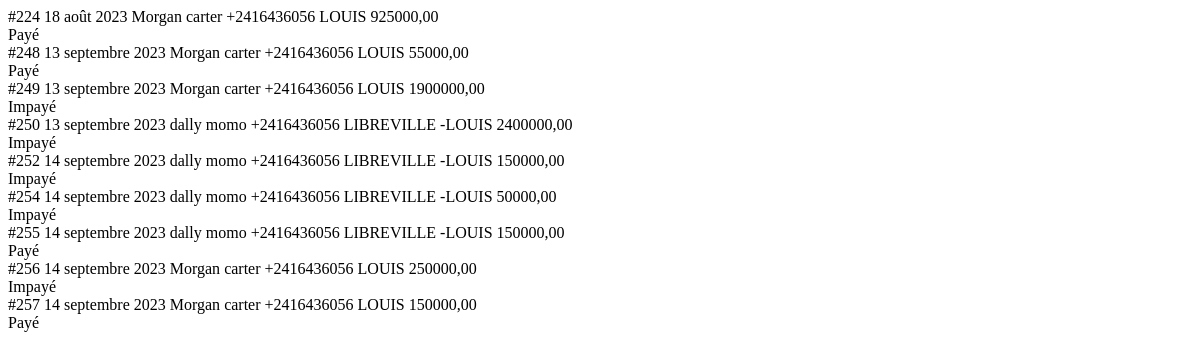
/facture/liste_facture/ (signed in), run on an earlier commit of the app's database.
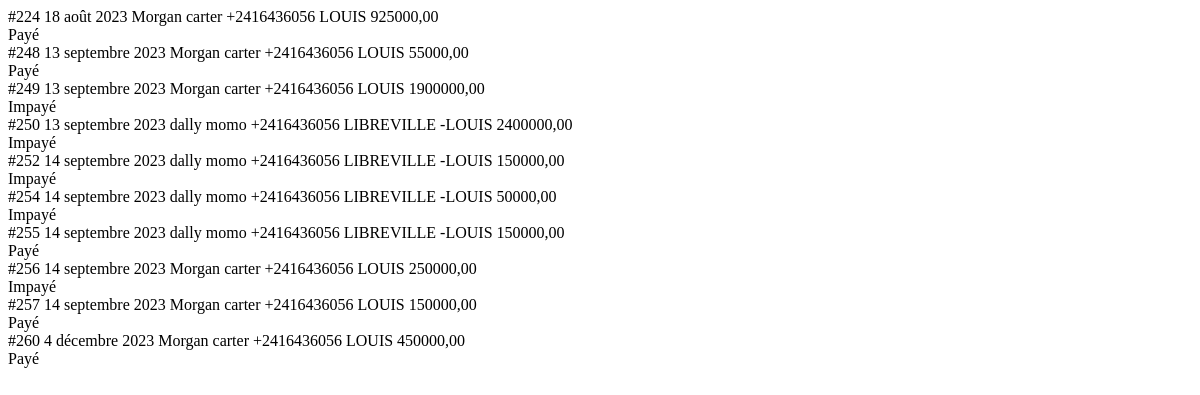
And on a later commit of the database.
### Factures/models.py (models this page shows, shortened)
class Facture(models.Model):
    choice_status = [
        ( 'Impayé','IMPAYE'),
        ( 'Payé','PAYE')
    ]
    id = models.BigAutoField(primary_key=True)
    client = models.ForeignKey(Client,on_delete= models.CASCADE)
    date = models.DateField(auto_now=True)
    status = models.CharField(choices=choice_status,max_length=20)
    history = HistoricalRecords()
    def totaux(self):
        total = 0
        for produit_facture in self.produitfacture_set.all():
            total += produit_facture.montant
        return total

class Client(models.Model):
    id = models.BigAutoField(primary_key=True)
    nom = models.CharField(max_length=100)
    prenom = models.CharField(max_length=100)
    email = models.EmailField(null=True, blank=True)
    tel = models.CharField(max_length=20)
    adresse = models.CharField(null=True, blank=True, max_length=80)
    history = HistoricalRecords()

class ProduitFacture(models.Model):
    id = models.BigAutoField(primary_key=True)
    produit = models.ForeignKey(Produit,on_delete=models.CASCADE)
    quantite = models.PositiveIntegerField(default=0, null=True)
    prix = models.DecimalField(max_digits=9, decimal_places=2)
    montant = models.DecimalField(max_digits=10, decimal_places=2, editable=False)
    facture = models.ForeignKey(Facture, on_delete=models.CASCADE)
    history = HistoricalRecords()

### Factures/views.py (the view)
# urls.py: path('liste_facture/', views.liste_facture, name='liste_facture'),
@login_required
@require_http_methods(['GET'])
def liste_facture(request):
    query = request.GET.get("q")
    factures = Facture.objects.all()
    if query:
        factures = factures.filter(
            Q(client__nom__icontains=query) |
            Q(client__prenom__icontains=query) |
            Q(status__icontains=query)
        )
    context = {
        "factures": factures,
        "query": query,
    }
    return render(request, "Facture/table.html", context)

### templates/Facture/table.html (shortened to what this page needs)
<tbody id="tbody" >
    {% for f in factures %}
    <tr>
       <td>#{{f.id}}</td>
       <td> {{f.date}}</td>
       <td>{{f.client.nom}} {{f.client.prenom}}</td>
      <td> {{f.client.tel}}</td>
      <td> {{f.client.adresse}}</td>
      <td> {{f.totaux}}</td>
      <td>
        <div class="badge {% if f.status == 'Payé' %}badge-outline-success{% else %}badge-outline-danger{% endif %}">
          {{ f.status }}
        </div>
      </td>
    </tr>
    {% endfor %}
  </tbody>

What changed in the data, as far as the page shows it:
added Facture: id "260", date "4 décembre 2023", client.nom "Morgan", client.prenom "carter", client.tel "+2416436056", client.adresse "LOUIS", totaux "450000,00", status "Payé"
